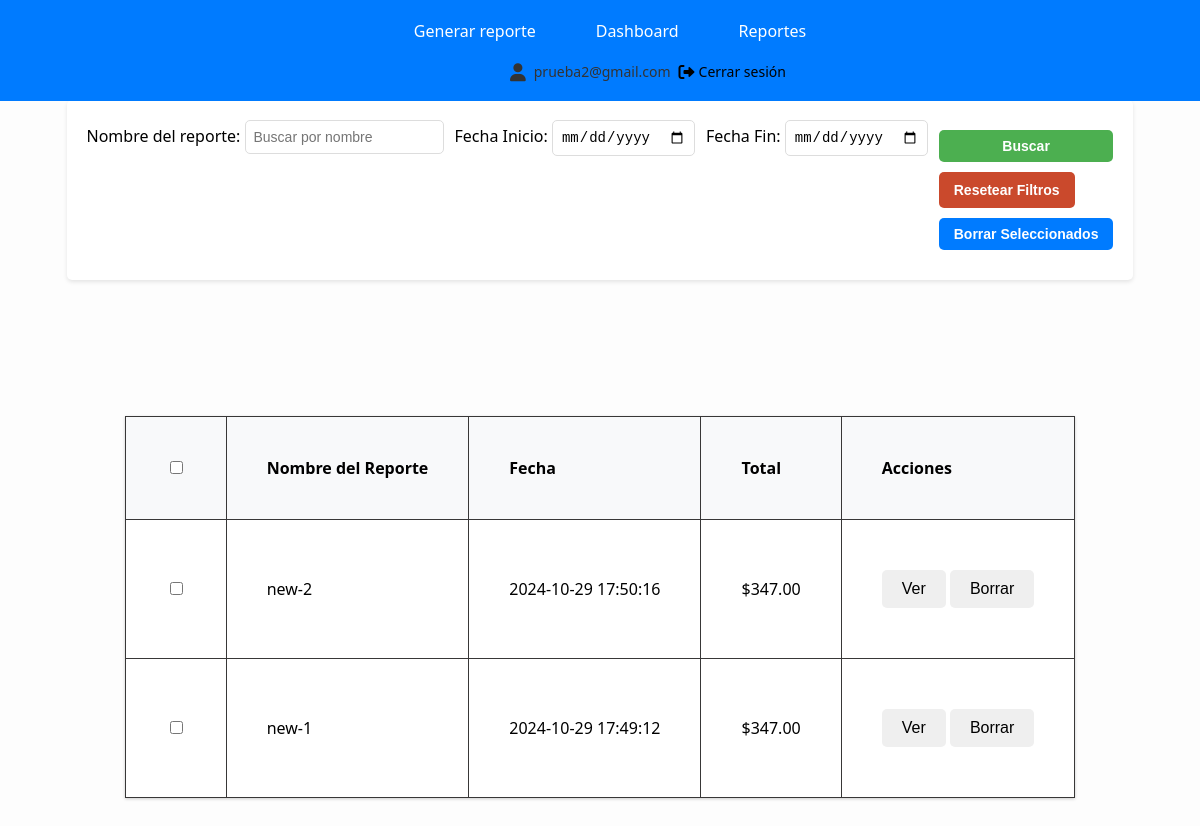
The app's page /reportes.anteriores (signed in) with its own data.
### tables this page shows
CREATE TABLE reportes (
            id INTEGER PRIMARY KEY AUTOINCREMENT,
            user_id INTEGER NOT NULL,
            nombre TEXT NOT NULL,
            fecha TEXT NOT NULL,
            total REAL NOT NULL,
            FOREIGN KEY (user_id) REFERENCES usuarios (id)
        );

### app.py (the view)
@app.route('/reportes.anteriores')
def reportes_anteriores():
    if 'user_id' not in session:
        flash("Debes iniciar sesión para guardar reportes.")
        return redirect(url_for('login'))
    user_id = session['user_id']
    nombre = request.args.get('nombre', '')
    fecha_inicio = request.args.get('fecha_inicio')
    fecha_fin = request.args.get('fecha_fin')
    conn = get_db_connection()
    query = '''SELECT * FROM reportes WHERE user_id = ?'''
    params = [user_id]
    if nombre:
        query += ' AND nombre LIKE ?'
        params.append(f"%{nombre}%")
    if fecha_inicio and fecha_fin:
        query += ' AND fecha BETWEEN ? AND ?'
        params.extend([fecha_inicio, fecha_fin])
    query += ' ORDER BY fecha DESC'
    reportes = conn.execute(query, params).fetchall()
    conn.close()
    return render_template('reportes.html', reportes=reportes, fecha_inicio=fecha_inicio, fecha_fin=fecha_fin, nombre=nombre)

### app.py (called while the page is built)
def get_db_connection():
    conn = sqlite3.connect('app.db')
    conn.row_factory = sqlite3.Row
    return conn

### templates/reportes.html (shortened to what this page needs)
<!DOCTYPE html>
<html lang="es">
<head>
    <link rel="stylesheet" href="/static/styles.css">
    <link rel="stylesheet" href="https://cdnjs.cloudflare.com/ajax/libs/font-awesome/6.0.0-beta3/css/all.min.css">
</head>
<nav class="navbar">
    <ul class="menu">
        <li><a href="/upload">Generar reporte</a></li>
        <li><a href="/dashboard">Dashboard</a></li>
        <li><a href="/reportes.anteriores">Reportes</a></li>
    </ul>
    <div class="user-info">
        <i class="fas fa-user user-icon"></i>
        <span class="user-email">{{ session['user_email'] }}</span>
        <a href="/logout" class="logout-icon">
            <i class="fas fa-sign-out-alt"></i>
            <span class="logout-text">Cerrar sesión</span>
        </a>
    </div>
</nav>
<body>
    <div class="main-container principal">
        <div class="main-container">
            <div class="filters-section">
                <form id="report-filter-form" method="GET" action="/reportes.anteriores" class="filters-form">
                    <div class="filter-group-report">
                        <label for="nombre">Nombre del reporte:</label>
                        <input type="text" name="nombre" value="{{ nombre }}" placeholder="Buscar por nombre" class="filter-input">
                    </div>
                    <div class="filter-group-report">
                        <label for="fecha_inicio">Fecha Inicio:</label>
                        <input type="date" id="fecha_inicio" name="fecha_inicio" value="{{ fecha_inicio }}" class="filter-date">
                    </div>
                    <div class="filter-group-report">
                        <label for="fecha_fin">Fecha Fin:</label>
                        <input type="date" id="fecha_fin" name="fecha_fin" value="{{ fecha_fin }}" class="filter-date">
                    </div>
                    <div>
                        <button type="submit" class="filter-button">Buscar</button>
                        <button type="button" class="reset-button" onclick="resetFilters()">Resetear Filtros</button>
                        <button id="delete-selected" class="filter-button">Borrar Seleccionados</button>
                    </div>
                </form>
            </div>
        </div>
 <div class="main-container principal">
<div class="results-section">
    {% if reportes %}
        <table class="report-table">
            <thead>
                <tr>
                    <th><input type="checkbox" id="select-all"></th>
                    <th>Nombre del Reporte</th>
                    <th>Fecha</th>
                    <th>Total</th>
                    <th>Acciones</th>
                </tr>
            </thead>
            <tbody>
                {% for reporte in reportes %}
                    <tr>
                        <td><input type="checkbox" class="select-report" data-id="{{ reporte['id'] }}"></td>
                        <td>{{ reporte['nombre'] }}</td>
                        <td>{{ reporte['fecha'] }}</td>
                        <td>${{ "%.2f"|format(reporte['total']) }}</td>
                        <td>
                            <button onclick="viewReport('{{ reporte['id'] }}')">Ver</button>
                            <button onclick="deleteReport('{{ reporte['id'] }}')">Borrar</button>
                        </td>
                    </tr>
                {% endfor %}
            </tbody>
        </table>
    {% else %}
        <div class="no-reportes" style="text-align: center; margin-top: 20px;">
            <p>No se encontraron reportes que coincidan con los criterios de búsqueda.</p>
        </div>
    {% endif %}
</div>
</div>
    </div>
</body>
</html>

### static/styles.css (style rules this page uses)
body { font-family: 'Segoe UI', Tahoma, Geneva, Verdana, sans-serif; background-color: #fdfdfd; margin: 0; padding: 0; }
.main-container { display: flex; flex-wrap: wrap; justify-content: center; padding: 2rem; gap: 2rem; padding-top: 50px; }
.report-table { width: 100%; border-collapse: collapse; margin-top: 20px; }
.report-table th, .report-table td { border: 1px solid #ddd; padding: 8px; text-align: left; }
button, .btn-download, .btn-new-report, .btn-dashboard { display: inline-block; padding: 10px 20px; margin: 10px 0; border: none; border-radius: 5px; font-size: 16px; cursor: pointer; transition: all 0.3s ease; text-decoration: none; text-align: center; }
button[type="submit"] { background-color: #4CAF50; color: white; width: 100%; }
.navbar { position: fixed; top: 0; left: 0; width: 100%; background-color: #007bff; padding: 10px; text-align: center; z-index: 1000; }
.navbar ul { list-style-type: none; margin: 0; padding: 0; display: flex; justify-content: center; gap: 20px; }
.navbar ul li { display: inline; }
.navbar ul li a { color: white; text-decoration: none; padding: 10px 20px; display: inline-block; transition: background-color 0.3s; }
.menu { color: white; text-decoration: none; font-size: 16px; }
.report-table { width: 100%; border-collapse: collapse; margin-top: 20px; background-color: white; box-shadow: 0 1px 3px rgba(0,0,0,0.2); }
.report-table th, .report-table td { padding: 12px; text-align: left; border-bottom: 1px solid #ddd; }
.report-table th { background-color: #f8f9fa; font-weight: bold; }
.filters-section { background-color: #ffffff; padding: 20px; border-radius: 5px; margin-bottom: 20px; box-shadow: 0 2px 4px rgba(0,0,0,0.1); }
.filters-form { display: flex; width:50; flex-wrap: wrap; gap: 10px; }
.filter-button, .reset-button { display:block; padding: 10px 15px; font-size: 14px; font-weight: bold; text-align: center; border: none; border-radius: 5px; cursor: pointer; }
.reset-button { background-color: #ca492c; color: #fff; }
.user-icon { font-size: 1.5em; color: #ffffff; cursor: pointer; text-decoration: none; }
.user-info { position: relative; top: 15%; left: 40%; display: flex; align-items: center; gap: 8px; font-size: 14px; color: #333; padding: 10px 20px; border-radius: 6px; z-index: 1000; }
.user-info .user-icon { font-size: 18px; color: #333; }
.user-info .user-email { color: #333; }
.logout-icon { display: flex; align-items: center; color: #000000; text-decoration: none; gap: 4px; }
.logout-icon i { font-size: 16px; }
.logout-text { font-size: 14px; }
.filter-input, .filter-date { padding: 8px; border: 1px solid #ddd; border-radius: 5px; font-size: 14px; }
.filter-button { padding: 8px 15px; background-color: #007bff; color: #fff; border: none; border-radius: 5px; cursor: pointer; font-size: 14px; }
.filters-section { margin-bottom: 20px; }
.results-section { width: 100%; margin-top: 20px; }
.report-table { width: 100%; border-collapse: collapse; margin-top: 1px; }
.report-table th, .report-table td { padding: 40px; border: 1.5px solid #383737; text-align: left; }
.filter-group-report { display: inline-block; margin-right: 1px; }
.results-section { text-align: center; margin-top: 1px; }

### records on screen
reportes: nombre "new-2", fecha "2024-10-29 17:50:16", total "347.00"
reportes: nombre "new-1", fecha "2024-10-29 17:49:12", total "347.00"

### other values on screen
{{ session['user_email'] }} "prueba2@gmail.com"
